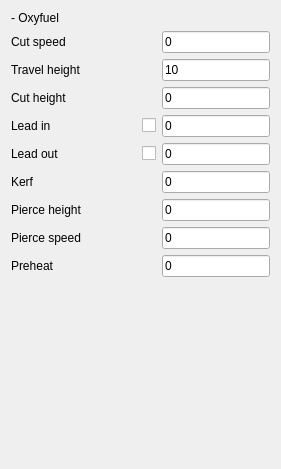
                     <widget class="QWidget" name="page_4">
                      <layout class="QGridLayout" name="gridLayout_28">
                       <item row="0" column="0">
                        <layout class="QGridLayout" name="gridLayout_19" columnminimumwidth="125,0,0">
                         <item row="7" column="2">
                          <widget class="QLineEdit" name="lineEdit_kerf_oxyfuel">
                           <property name="text">
                            <string>0</string>
                           </property>
                          </widget>
                         </item>
                         <item row="2" column="0">
                          <widget class="QLabel" name="label_22">
                           <property name="text">
                            <string>Cut speed</string>
                           </property>
                          </widget>
                         </item>
                         <item row="10" column="0">
                          <widget class="QLabel" name="label_62">
                           <property name="text">
                            <string>Preheat</string>
                           </property>
                          </widget>
                         </item>
                         <item row="4" column="2">
                          <widget class="QLineEdit" name="lineEdit_cutheight_oxyfuel">
                           <property name="text">
                            <string>0</string>
                           </property>
                          </widget>
                         </item>
                         <item row="3" column="2">
                          <widget class="QLineEdit" name="lineEdit_travelheight_oxyfuel">
                           <property name="text">
                            <string>10</string>
                           </property>
                          </widget>
                         </item>
                         <item row="5" column="0">
                          <widget class="QLabel" name="label_23">
                           <property name="text">
                            <string>Lead in</string>
                           </property>
                          </widget>
                         </item>
                         <item row="2" column="2">
                          <widget class="QLineEdit" name="lineEdit_cutspeed_oxyfuel">
                           <property name="text">
                            <string>0</string>
                           </property>
                          </widget>
                         </item>
                         <item row="8" column="2">
                          <widget class="QLineEdit" name="lineEdit_pierceheight_oxyfuel">
                           <property name="text">
                            <string>0</string>
                           </property>
                          </widget>
                         </item>
                         <item row="5" column="1">
                          <widget class="QCheckBox" name="checkBox_use_lead_in_oxyfuel">
                           <property name="text">
                            <string/>
                           </property>
                          </widget>
                         </item>
                         <item row="3" column="0">
                          <widget class="QLabel" name="label_25">
                           <property name="text">
                            <string>Travel height</string>
                           </property>
                          </widget>
                         </item>
                         <item row="9" column="2">
                          <widget class="QLineEdit" name="lineEdit_piercespeed_oxyfuel">
                           <property name="text">
                            <string>0</string>
                           </property>
                          </widget>
                         </item>
                         <item row="6" column="0">
                          <widget class="QLabel" name="label_24">
                           <property name="text">
                            <string>Lead out</string>
                           </property>
                          </widget>
                         </item>
                         <item row="0" column="0" colspan="3">
                          <widget class="QLabel" name="label_59">
                           <property name="text">
                            <string>- Oxyfuel</string>
                           </property>
                          </widget>
                         </item>
                         <item row="7" column="0">
                          <widget class="QLabel" name="label_61">
                           <property name="text">
                            <string>Kerf</string>
                           </property>
                          </widget>
                         </item>
                         <item row="6" column="1">
                          <widget class="QCheckBox" name="checkBox_use_lead_out_oxyfuel">
                           <property name="text">
                            <string/>
                           </property>
                          </widget>
                         </item>
                         <item row="6" column="2">
                          <widget class="QLineEdit" name="lineEdit_lead_out_oxyfuel">
                           <property name="text">
                            <string>0</string>
                           </property>
                          </widget>
                         </item>
                         <item row="5" column="2">
                          <widget class="QLineEdit" name="lineEdit_lead_in_oxyfuel">
                           <property name="text">
                            <string>0</string>
                           </property>
                          </widget>
                         </item>
                         <item row="10" column="2">
                          <widget class="QLineEdit" name="lineEdit_piercedelay_oxyfuel">
                           <property name="text">
                            <string>0</string>
                           </property>
                          </widget>
                         </item>
                         <item row="4" column="0">
                          <widget class="QLabel" name="label_89">
                           <property name="text">
                            <string>Cut height</string>
                           </property>
                          </widget>
                         </item>
                         <item row="8" column="0">
                          <widget class="QLabel" name="label_12">
                           <property name="text">
                            <string>Pierce height</string>
                           </property>
                          </widget>
                         </item>
                         <item row="9" column="0">
                          <widget class="QLabel" name="label_57">
                           <property name="text">
                            <string>Pierce speed</string>
                           </property>
                          </widget>
                         </item>
                        </layout>
                       </item>
                       <item row="1" column="0">
                        <spacer name="verticalSpacer_3">
                         <property name="orientation">
                          <enum>Qt::Vertical</enum>
                         </property>
                         <property name="sizeHint" stdset="0">
                          <size>
                           <width>20</width>
                           <height>181</height>
                          </size>
                         </property>
                        </spacer>
                       </item>
                      </layout>
                     </widget>
